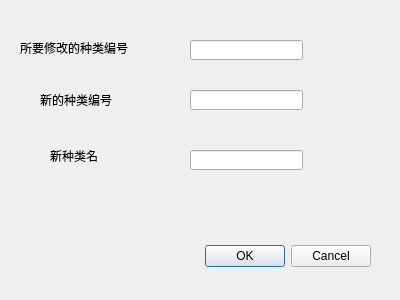
<?xml version="1.0" encoding="UTF-8"?>
<ui version="4.0">
 <class>editCategoryDialog</class>
 <widget class="QDialog" name="editCategoryDialog">
  <property name="geometry">
   <rect>
    <x>0</x>
    <y>0</y>
    <width>400</width>
    <height>300</height>
   </rect>
  </property>
  <property name="windowTitle">
   <string>Dialog</string>
  </property>
  <widget class="QDialogButtonBox" name="buttonBox">
   <property name="geometry">
    <rect>
     <x>30</x>
     <y>240</y>
     <width>341</width>
     <height>32</height>
    </rect>
   </property>
   <property name="orientation">
    <enum>Qt::Horizontal</enum>
   </property>
   <property name="standardButtons">
    <set>QDialogButtonBox::Cancel|QDialogButtonBox::Ok</set>
   </property>
  </widget>
  <widget class="QLabel" name="label">
   <property name="geometry">
    <rect>
     <x>10</x>
     <y>220</y>
     <width>191</width>
     <height>61</height>
    </rect>
   </property>
   <property name="text">
    <string/>
   </property>
  </widget>
  <widget class="QLabel" name="label_2">
   <property name="geometry">
    <rect>
     <x>20</x>
     <y>40</y>
     <width>131</width>
     <height>16</height>
    </rect>
   </property>
   <property name="text">
    <string>所要修改的种类编号</string>
   </property>
  </widget>
  <widget class="QLabel" name="label_3">
   <property name="geometry">
    <rect>
     <x>40</x>
     <y>90</y>
     <width>91</width>
     <height>20</height>
    </rect>
   </property>
   <property name="text">
    <string>新的种类编号</string>
   </property>
  </widget>
  <widget class="QLabel" name="label_4">
   <property name="geometry">
    <rect>
     <x>50</x>
     <y>150</y>
     <width>54</width>
     <height>12</height>
    </rect>
   </property>
   <property name="text">
    <string>新种类名</string>
   </property>
  </widget>
  <widget class="QLineEdit" name="Precode">
   <property name="geometry">
    <rect>
     <x>190</x>
     <y>40</y>
     <width>113</width>
     <height>20</height>
    </rect>
   </property>
  </widget>
  <widget class="QLineEdit" name="code">
   <property name="geometry">
    <rect>
     <x>190</x>
     <y>90</y>
     <width>113</width>
     <height>20</height>
    </rect>
   </property>
  </widget>
  <widget class="QLineEdit" name="name">
   <property name="geometry">
    <rect>
     <x>190</x>
     <y>150</y>
     <width>113</width>
     <height>20</height>
    </rect>
   </property>
  </widget>
 </widget>
 <resources/>
 <connections>
  <connection>
   <sender>buttonBox</sender>
   <signal>rejected()</signal>
   <receiver>editCategoryDialog</receiver>
   <slot>reject()</slot>
   <hints>
    <hint type="sourcelabel">
     <x>316</x>
     <y>260</y>
    </hint>
    <hint type="destinationlabel">
     <x>286</x>
     <y>274</y>
    </hint>
   </hints>
  </connection>
 </connections>
</ui>
